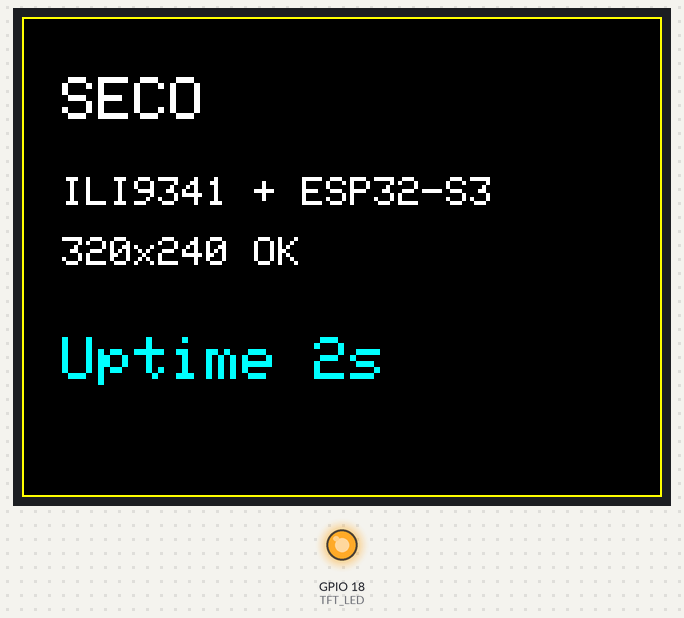
Bench run of a sketch on a simulated ESP32-S3. Parts: 320×240 colour display, output pins drawn as LEDs (lit = HIGH). What the sketch prints to the serial monitor is not drawn.

Above: at 2.5 s.
At 6.5 s:
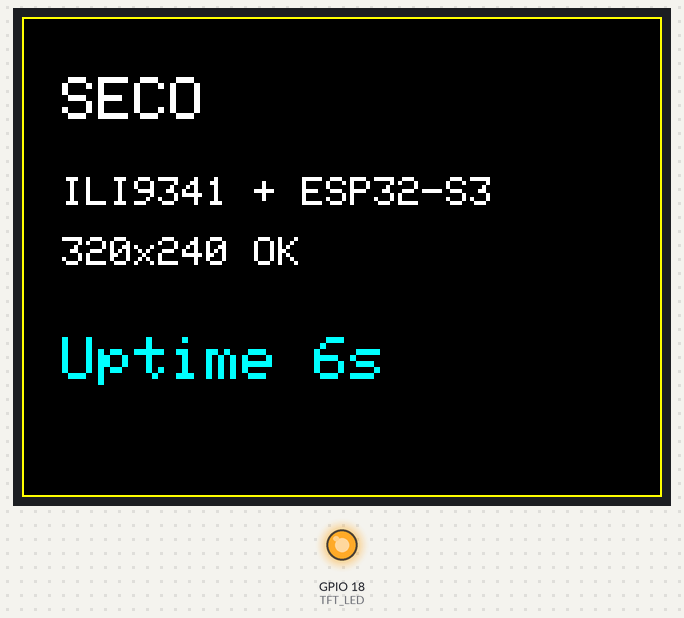
At 11.5 s:
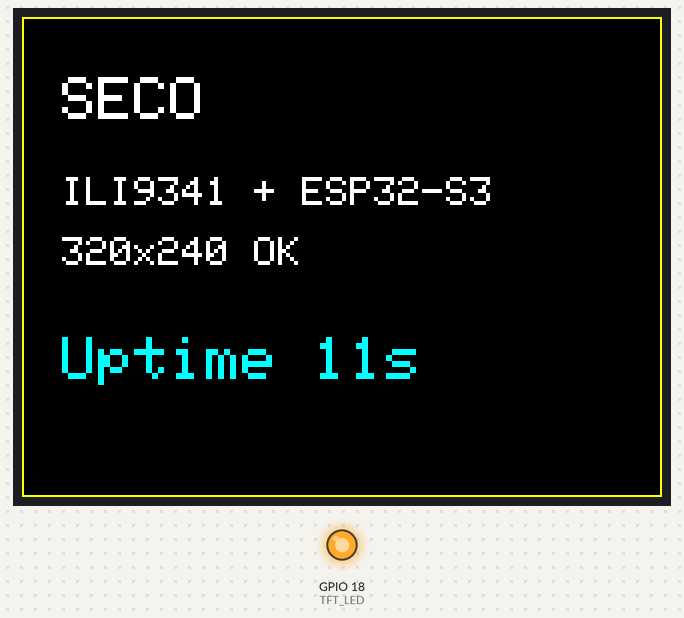
At 20.5 s:
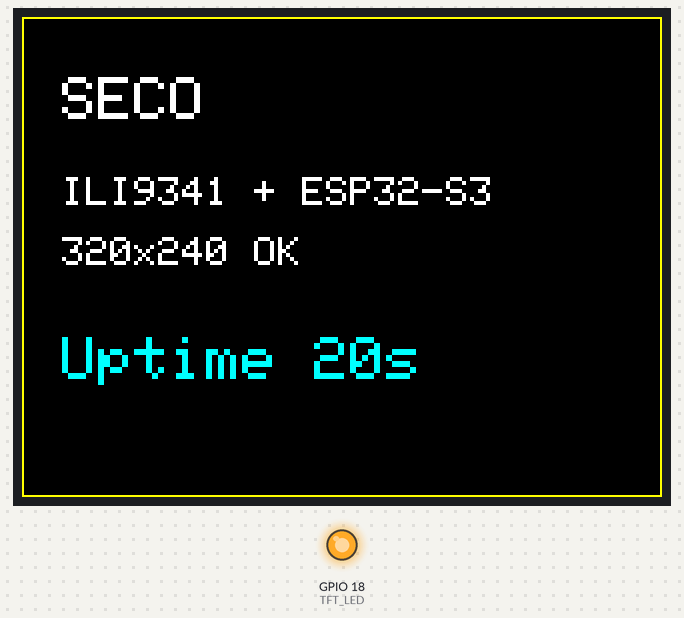
At 29.5 s:
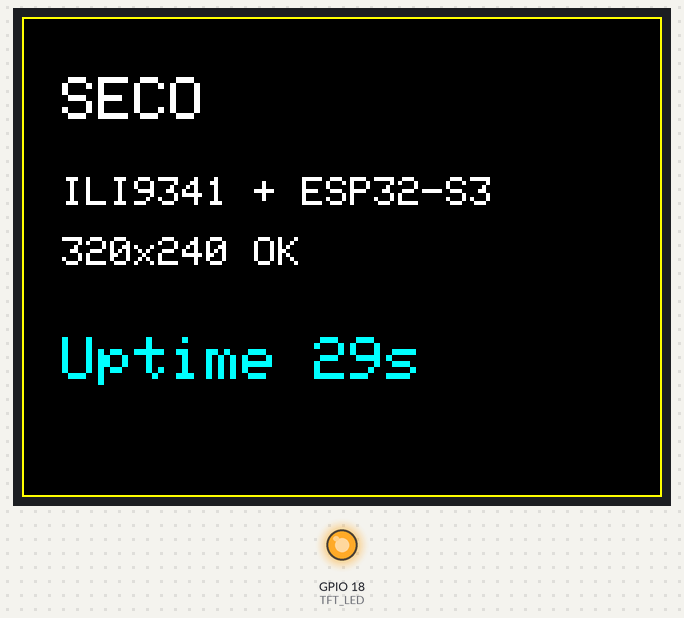
At 38.5 s:
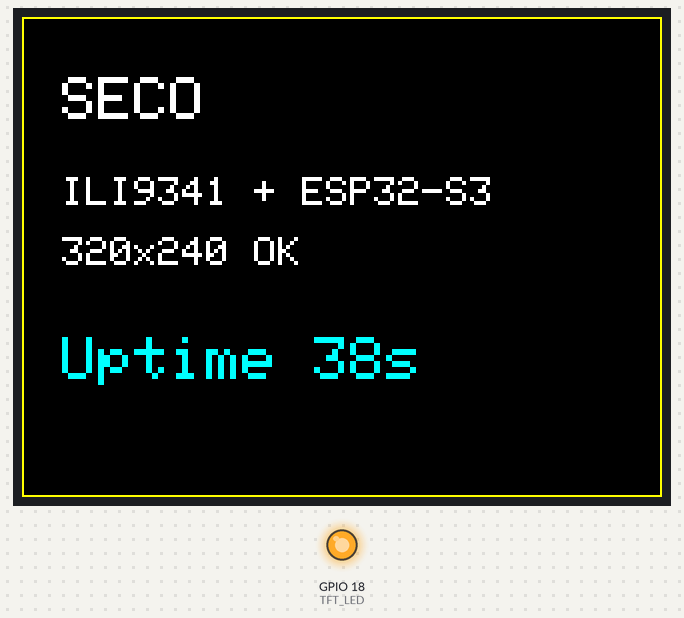

The sketch:

tft_test.ino
```cpp
/*
 * Test màn ILI9341 (2.4" / 2.8" SPI, 240x320) trên ESP32-S3 DevKitC.
 * Nạp xong màn phải sáng, chạy lần lượt đỏ / xanh lá / xanh dương / trắng,
 * rồi hiện chữ và một bộ đếm giây. Không cần WiFi, không cần config.h.
 *
 * Thư viện: Adafruit ILI9341 + Adafruit GFX Library.
 * Board: ESP32S3 Dev Module, USB CDC On Boot: Enabled (để có log Serial).
 *
 * Nối dây (dùng chung bus SPI với MFRC522 của admin_reader, chỉ khác chân CS):
 *
 *   ILI9341     ESP32-S3
 *   VCC         3V3 (module có jumper J1 thì để hở, cấp 5V vào VCC cũng được)
 *   GND         GND
 *   CS          GPIO 15
 *   RESET       GPIO 17
 *   DC/RS       GPIO 16
 *   SDI(MOSI)   GPIO 11
 *   SCK         GPIO 12
 *   LED         GPIO 18 (hoặc nối thẳng 3V3 cho đèn nền luôn sáng)
 *   SDO(MISO)   GPIO 13 (không bắt buộc)
 *   T_* (touch) không nối
 */
#include <SPI.h>
#include <Adafruit_GFX.h>
#include <Adafruit_ILI9341.h>

#define TFT_SCK 12
#define TFT_MOSI 11
#define TFT_MISO 13
#define TFT_CS 15
#define TFT_DC 16
#define TFT_RST 17
#define TFT_LED 18

// Màn chập chờn / sai màu thì hạ xuống 20000000 hoặc 10000000.
#define TFT_SPI_HZ 40000000

Adafruit_ILI9341 tft(&SPI, TFT_DC, TFT_CS, TFT_RST);

void setup() {
  Serial.begin(115200);
  delay(300);
  Serial.println("ILI9341 test");

  // Bật đèn nền trước: màn trắng xóa = có đèn nhưng chưa nhận lệnh SPI.
  pinMode(TFT_LED, OUTPUT);
  digitalWrite(TFT_LED, HIGH);

  SPI.begin(TFT_SCK, TFT_MISO, TFT_MOSI, TFT_CS);
  tft.begin(TFT_SPI_HZ);

  // Đọc thử thanh ghi: 0x00 hoặc 0xFF thường là MISO chưa nối hoặc sai dây.
  Serial.printf("Power mode: 0x%02X\n", tft.readcommand8(ILI9341_RDMODE));
  Serial.printf("Pixel fmt:  0x%02X\n", tft.readcommand8(ILI9341_RDPIXFMT));

  tft.setRotation(1);  // ngang, 320x240
  const uint16_t colors[] = {ILI9341_RED, ILI9341_GREEN, ILI9341_BLUE, ILI9341_WHITE};
  for (uint16_t c : colors) {
    tft.fillScreen(c);
    delay(400);
  }

  tft.fillScreen(ILI9341_BLACK);
  tft.drawRect(0, 0, tft.width(), tft.height(), ILI9341_YELLOW);
  tft.setTextColor(ILI9341_WHITE);
  tft.setTextSize(3);
  tft.setCursor(20, 30);
  tft.println("SECO");
  tft.setTextSize(2);
  tft.setCursor(20, 80);
  tft.println("ILI9341 + ESP32-S3");
  tft.setCursor(20, 110);
  tft.printf("%dx%d OK", tft.width(), tft.height());
  Serial.println("Done drawing");
}

void loop() {
  static uint32_t last = 0;
  if (millis() - last < 1000) return;
  last = millis();

  tft.fillRect(20, 160, 280, 30, ILI9341_BLACK);
  tft.setTextColor(ILI9341_CYAN);
  tft.setTextSize(3);
  tft.setCursor(20, 160);
  tft.printf("Uptime %lus", millis() / 1000);
}
```

Measured:
- what the display in image 0 shows lasts 1.0 s, from 2.4 s to 3.4 s
